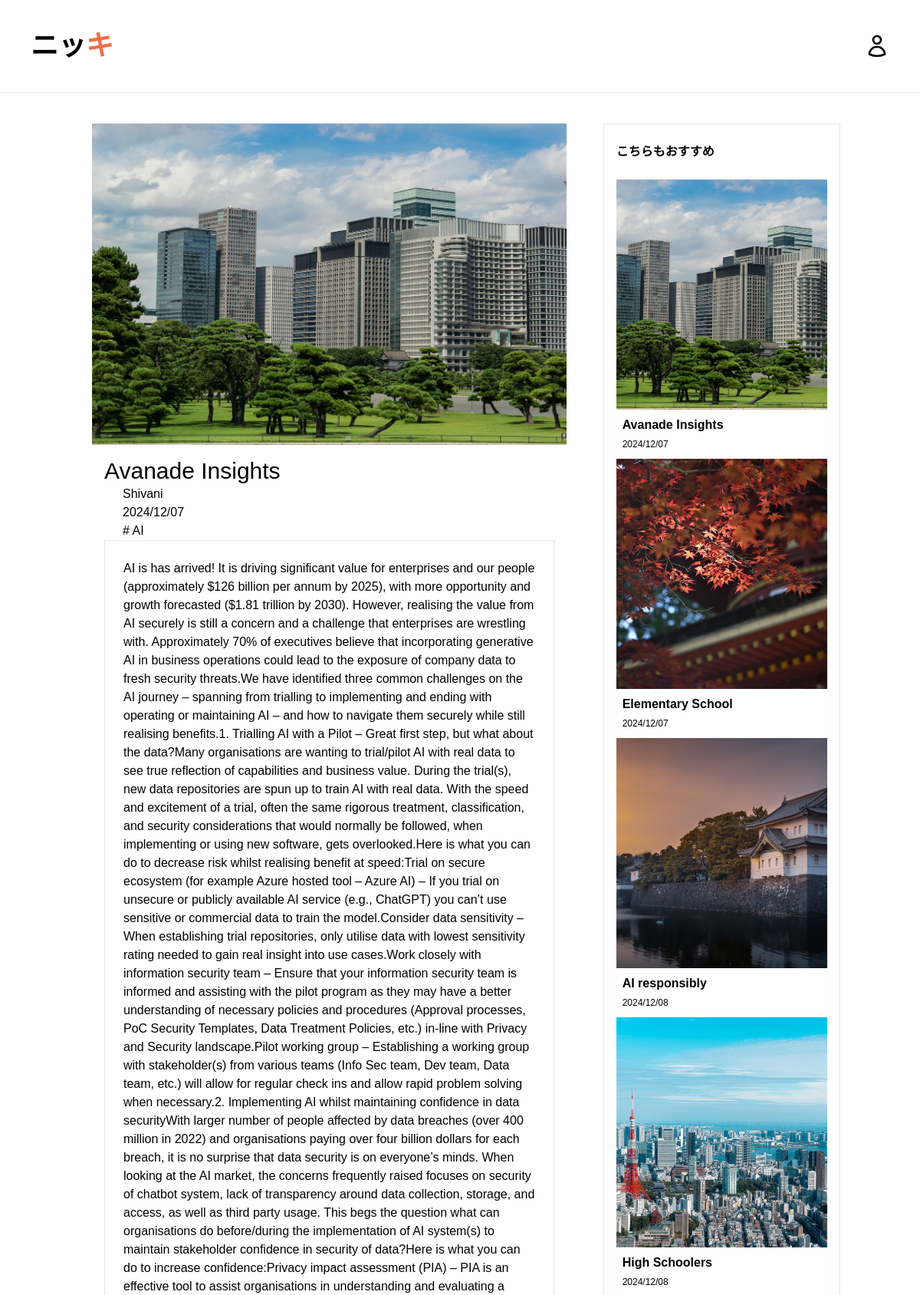
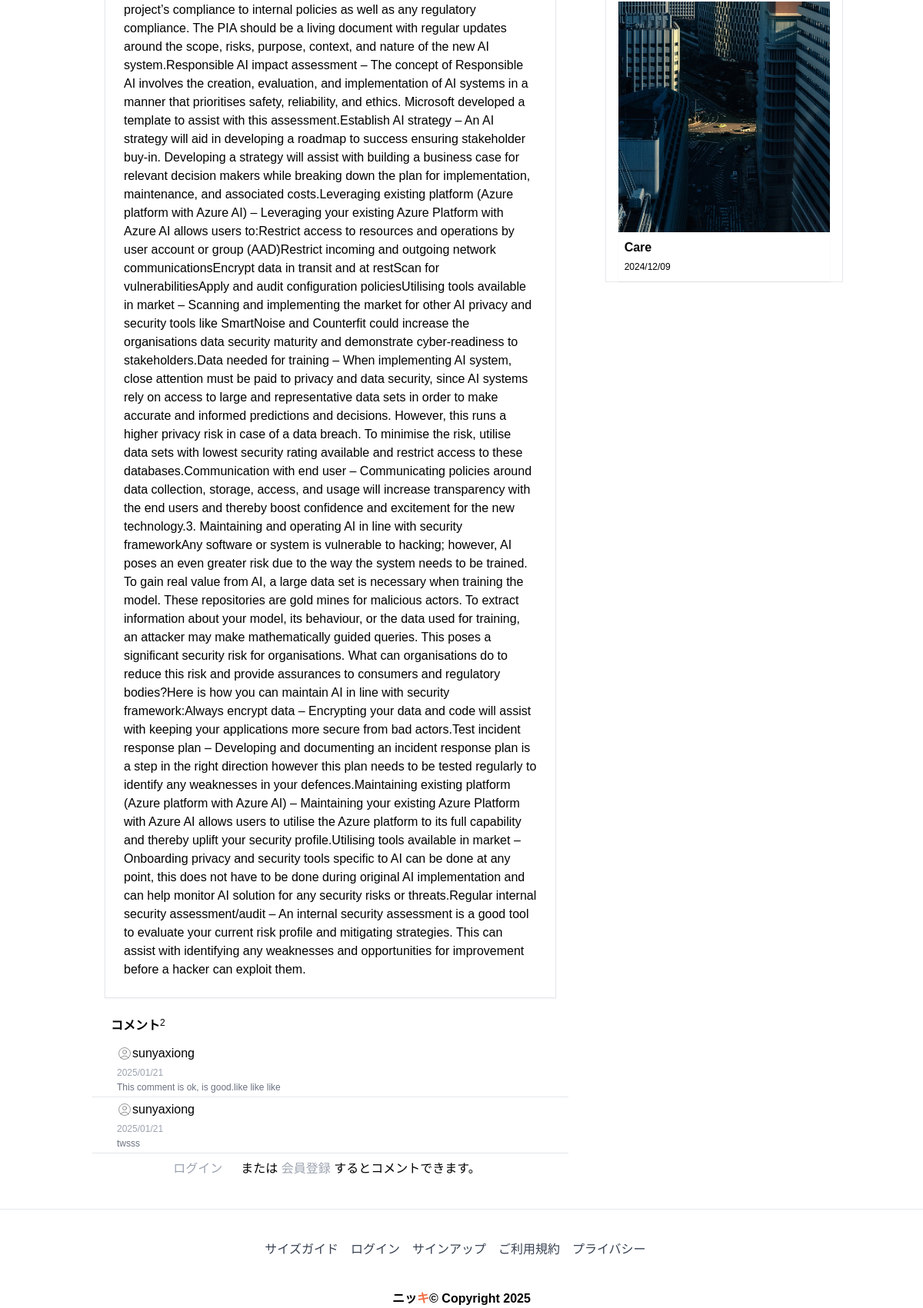
Page /post/24 on the committed database (2 pictures, top to bottom).
### myapp/models.py (models this page shows, shortened)
class Post(models.Model):
    postname = models.CharField(max_length=600)
    category = models.CharField(max_length=600)
    image = models.ImageField(upload_to='images/posts', blank=True, null=True)
    content = models.CharField(max_length=100000)
    time = models.CharField(default=time, max_length=100, blank=True)
    likes = models.IntegerField(null=True, blank=True, default=0)
    user = models.ForeignKey(User, on_delete=models.CASCADE)

class Comment(models.Model):
    content = models.CharField(max_length=200)
    time = models.CharField(default=time, max_length=100, blank=True)  # 時間
    post = models.ForeignKey(Post, on_delete=models.CASCADE)  # 多对一
    user = models.ForeignKey(User, on_delete=models.CASCADE)  # 多对一

### myapp/views.py (the view)
# urls.py: path("post/<int:id>", views.post, name="post"),
def post(request, id):
    post = Post.objects.get(id=id)
    return render(request, "post-details.html", {
        "user": request.user,
        'post': Post.objects.get(id=id),
        'recent_posts': Post.objects.all().order_by("-id"),
        'media_url': settings.MEDIA_URL,
        'comments': Comment.objects.filter(post_id=post.id),
        'total_comments': len(Comment.objects.filter(post_id=post.id))
    })

### templates/post-details.html (shortened to what this page needs)
{% load static %}
<!DOCTYPE html>
<html lang="ja">
<head>
    <link href="https://cdn.jsdelivr.net/npm/tailwindcss@2.2.19/dist/tailwind.min.css" rel="stylesheet">
</head>
<body>
{% include 'header.html' %}
<section class="blog-posts grid-system my-10">
    <div class="container mx-auto">
        <div class="flex flex-wrap">
            <div class="w-full lg:w-2/3 px-4">
                <div class="all-blog-posts">
                    <div class="flex flex-wrap">
                        <div class="w-full px-4">
                            <div class="blog-post">
                                <div class="blog-thumb flex items-center justify-center bg-gray-800">
                                    <img src="{{media_url}}{{post.image}}" alt="post_image">
                                </div>
                                <div class="down-content p-4">
                                    <a><h2 class="text-3xl">{{post.postname}}</h2></a>
                                    <ul class="post-info ml-6">
                                        <li><a href="blog/author/{{post.user}}">{{post.user}}</a></li>
                                        <li><a href="#">{{ post.time }}</a></li>
                                        <p># {{post.category}}</p>
                                    </ul>
                                    <div class="border-collapse border p-6 shadow-sm">
                                        <p>{{post.content|safe}}</p>
                                    </div>
                                </div>
                            </div>
                        </div>
                        <div class="w-full px-4">
                            <div class="comments ">
                                <div class="sidebar-heading flex px-6 py-2">
                                    <h2 class="text-1xl font-bold">コメント</h2>
                                    <p class="text-xs"> {{total_comments}}</p>
                                </div>
                                <div class="content">
                                    <ul>
                                        {% for comment in comments %}
                                        <li style="display: block;">
                                            <div class="ps-3 border-b px-8 py-1">
                                                <h5 class="text-base">
                                                    <div class="flex items-center">
                                                        {{ comment.user }}
                                                    </div>
                                                    <span class="text-xs text-gray-400">{{ comment.time }}</span>
                                                </h5>
                                                <p class="text-xs text-gray-500">{{ comment.content }}</p>
                                            </div>
                                        </li>
                                        {% endfor %}
                                    </ul>
                                </div>
                            </div>
                        </div>
                        {% if user.is_authenticated %}
                        <div class="w-full lg:w-3/4 mx-auto mt-2 px-4">
                            <div class="sidebar-item submit-comment">
                                <div class="content">
                                    <form id="comment" action="{% url 'savecomment' post.id %}" method="post">
                                        {% csrf_token %}
                                        <div class="flex flex-wrap">
                                            <div class="w-full px-4">
                                                <fieldset>
                                                    <textarea name="message" rows="6" id="message"
                                                              placeholder="コメントを入力してください"
                                                              class="text-lowercase w-full h-20" required></textarea>
                                                </fieldset>
                                            </div>
                                            <div class="w-full px-4 m-6">
                                                <fieldset>
                                                    <button type="submit" id="form-submit"
                                                            class="main-button border px-2 py-1 ">送信
                                                    </button>
                                                </fieldset>
                                            </div>
                                        </div>
                                    </form>
                                </div>
                            </div>
                        </div>
                        {% else %}
                        <div class="w-full lg:w-3/4 mx-auto mt-2 px-4">
                            <div class="sidebar-item">
                                <div class="content">
                                    <p><a class="text-gray-400 p-6" href="{% url 'signin' %}">ログイン</a>または
                                        <a class="text-gray-400" href="{% url 'signup' %}">会員登録</a> するとコメントできます。
                                    </p>
                                </div>
                            </div>
                        </div>
                        {% endif %}
                    </div>
                </div>
            </div>
            <div class="w-full lg:w-1/3 px-4">
                <div class="sidebar">
                    <div class="flex flex-wrap">
                        <div class="w-full px-4 lg:border">
                            <div class="sidebar-item recent-posts ">
                                <div class="sidebar-heading">
                                    <h2 class="text-1xl py-6 font-bold">こちらもおすすめ</h2>
                                </div>
                                <div class="content">
                                    <ul>
                                        {% for post in recent_posts|dictsort:"time"|slice:"0:5" %}
                                        <li>
                                            <img src="{{media_url}}{{post.image}}"
                                                 class="img-fluid  w-full fixed-height" alt="{{post.image}}">
                                            <div class="shadow-sm p-2">
                                                <a href="post-details.html">
                                                    <a href="{% url 'post' post.id %}"
                                                       class="text-decoration-none text-dark font-bold">
                                                        <h5>{{post.postname}}</h5></a>
                                                    <span class="text-xs">{{post.time}}</span>
                                                </a>
                                            </div>
                                        </li>
                                        {% endfor %}
                                    </ul>
                                </div>
                            </div>
                        </div>
                    </div>
                </div>
            </div>
        </div>
    </div>
</section>
{% include "footer.html" %}
</body>
</html>

### templates/post-details.html (style rules this page uses)
body { font-family:"ＭＳ Ｐゴシック",sans-serif; }
.fixed-height { height: 300px; object-fit: cover; }

### rows in the picture
Post: image (picture), postname "Avanade Insights", user "Shivani", time "2024/12/07", category "AI", content "AI is has arrived! It is driving significant value for enterprises and our people (approximately $126 billion per annum by 2025), with more opportunity and growth forecasted ($1.81 trillion by 2030). However, realising the value from AI securely is still a concern and a challenge that enterprises are wrestling with. Approximately 70% of executives believe that incorporating generative AI in business operations could lead to the exposure of company data to fresh security threats.We have identified three common challenges on the AI journey – spanning from trialling to implementing and ending with operating or maintaining AI – and how to navigate them securely while still realising benefits.1.…"
Comment: user "sunyaxiong", time "2025/01/21", content "This comment is ok, is good.like like like"
Comment: user "sunyaxiong", time "2025/01/21", content "twsss"
Post: image (picture), postname "Elementary School", time "2024/12/07"
Post: image (picture), postname "AI responsibly", time "2024/12/08"
Post: image (picture), postname "High Schoolers", time "2024/12/08"
Post: image (picture), postname "Care", time "2024/12/09"

### other values in the picture
{{ total_comments }} "2"
